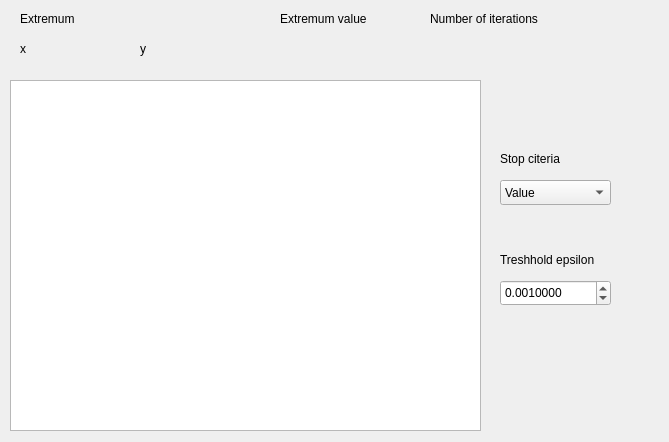
<?xml version="1.0" encoding="UTF-8"?>
<ui version="4.0">
 <class>GradientDialog</class>
 <widget class="QDialog" name="GradientDialog">
  <property name="geometry">
   <rect>
    <x>0</x>
    <y>0</y>
    <width>669</width>
    <height>442</height>
   </rect>
  </property>
  <property name="windowTitle">
   <string>Dialog</string>
  </property>
  <widget class="QLabel" name="f">
   <property name="geometry">
    <rect>
     <x>280</x>
     <y>40</y>
     <width>131</width>
     <height>17</height>
    </rect>
   </property>
   <property name="text">
    <string/>
   </property>
  </widget>
  <widget class="QLabel" name="label_5">
   <property name="geometry">
    <rect>
     <x>20</x>
     <y>40</y>
     <width>21</width>
     <height>17</height>
    </rect>
   </property>
   <property name="text">
    <string>x</string>
   </property>
  </widget>
  <widget class="QDoubleSpinBox" name="epsilon">
   <property name="geometry">
    <rect>
     <x>500</x>
     <y>280</y>
     <width>111</width>
     <height>26</height>
    </rect>
   </property>
   <property name="decimals">
    <number>7</number>
   </property>
   <property name="maximum">
    <double>1.000000000000000</double>
   </property>
   <property name="singleStep">
    <double>0.001000000000000</double>
   </property>
   <property name="value">
    <double>0.001000000000000</double>
   </property>
  </widget>
  <widget class="QLabel" name="label_4">
   <property name="geometry">
    <rect>
     <x>280</x>
     <y>10</y>
     <width>141</width>
     <height>17</height>
    </rect>
   </property>
   <property name="text">
    <string>Extremum value</string>
   </property>
  </widget>
  <widget class="QLabel" name="y">
   <property name="geometry">
    <rect>
     <x>160</x>
     <y>40</y>
     <width>91</width>
     <height>17</height>
    </rect>
   </property>
   <property name="text">
    <string/>
   </property>
  </widget>
  <widget class="QLabel" name="label_8">
   <property name="geometry">
    <rect>
     <x>500</x>
     <y>250</y>
     <width>151</width>
     <height>20</height>
    </rect>
   </property>
   <property name="text">
    <string>Treshhold epsilon</string>
   </property>
  </widget>
  <widget class="QLabel" name="label">
   <property name="geometry">
    <rect>
     <x>500</x>
     <y>150</y>
     <width>101</width>
     <height>17</height>
    </rect>
   </property>
   <property name="text">
    <string>Stop citeria</string>
   </property>
  </widget>
  <widget class="QLabel" name="label_3">
   <property name="geometry">
    <rect>
     <x>20</x>
     <y>10</y>
     <width>131</width>
     <height>17</height>
    </rect>
   </property>
   <property name="text">
    <string>Extremum</string>
   </property>
  </widget>
  <widget class="QLabel" name="k">
   <property name="geometry">
    <rect>
     <x>430</x>
     <y>40</y>
     <width>151</width>
     <height>17</height>
    </rect>
   </property>
   <property name="text">
    <string/>
   </property>
  </widget>
  <widget class="QLabel" name="label_6">
   <property name="geometry">
    <rect>
     <x>140</x>
     <y>40</y>
     <width>16</width>
     <height>17</height>
    </rect>
   </property>
   <property name="text">
    <string>y</string>
   </property>
  </widget>
  <widget class="QLabel" name="label_7">
   <property name="geometry">
    <rect>
     <x>430</x>
     <y>10</y>
     <width>181</width>
     <height>17</height>
    </rect>
   </property>
   <property name="text">
    <string>Number of iterations</string>
   </property>
  </widget>
  <widget class="QComboBox" name="stop">
   <property name="geometry">
    <rect>
     <x>500</x>
     <y>180</y>
     <width>111</width>
     <height>25</height>
    </rect>
   </property>
   <item>
    <property name="text">
     <string>Value</string>
    </property>
   </item>
   <item>
    <property name="text">
     <string>Argument</string>
    </property>
   </item>
   <item>
    <property name="text">
     <string>Gradient</string>
    </property>
   </item>
   <item>
    <property name="text">
     <string>Steps</string>
    </property>
   </item>
  </widget>
  <widget class="QLabel" name="x">
   <property name="geometry">
    <rect>
     <x>40</x>
     <y>40</y>
     <width>91</width>
     <height>17</height>
    </rect>
   </property>
   <property name="text">
    <string/>
   </property>
   <property name="scaledContents">
    <bool>true</bool>
   </property>
  </widget>
  <widget class="QCustomPlot" name="plot">
   <property name="geometry">
    <rect>
     <x>10</x>
     <y>80</y>
     <width>471</width>
     <height>351</height>
    </rect>
   </property>
  </widget>
 </widget>
 <customwidgets>
  <customwidget>
   <class>QCustomPlot</class>
   <extends>QGraphicsView</extends>
   <header>qcustomplot.h</header>
  </customwidget>
 </customwidgets>
 <resources/>
 <connections/>
</ui>
